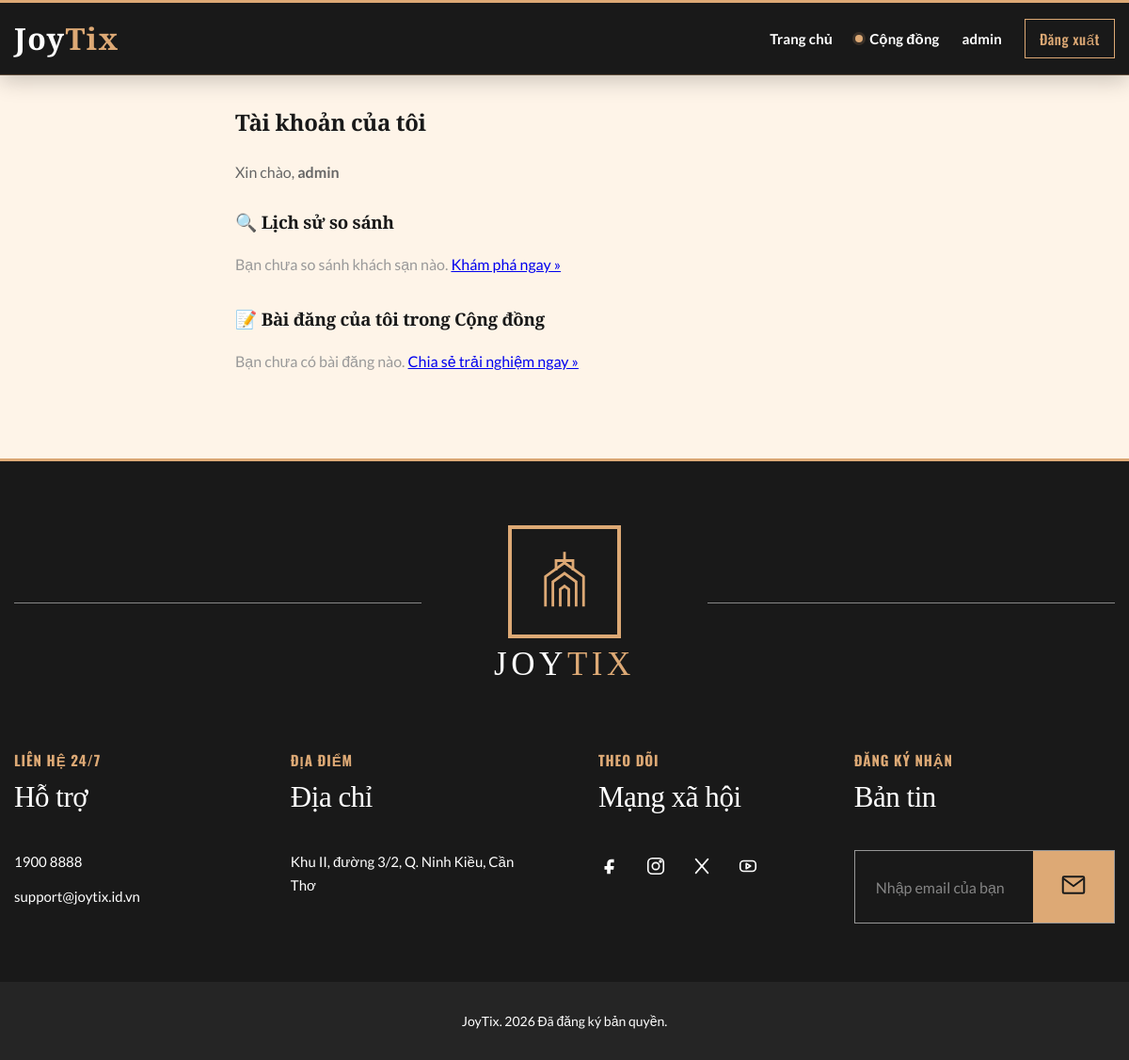
Before: /profile.php (signed in) with the older database file.
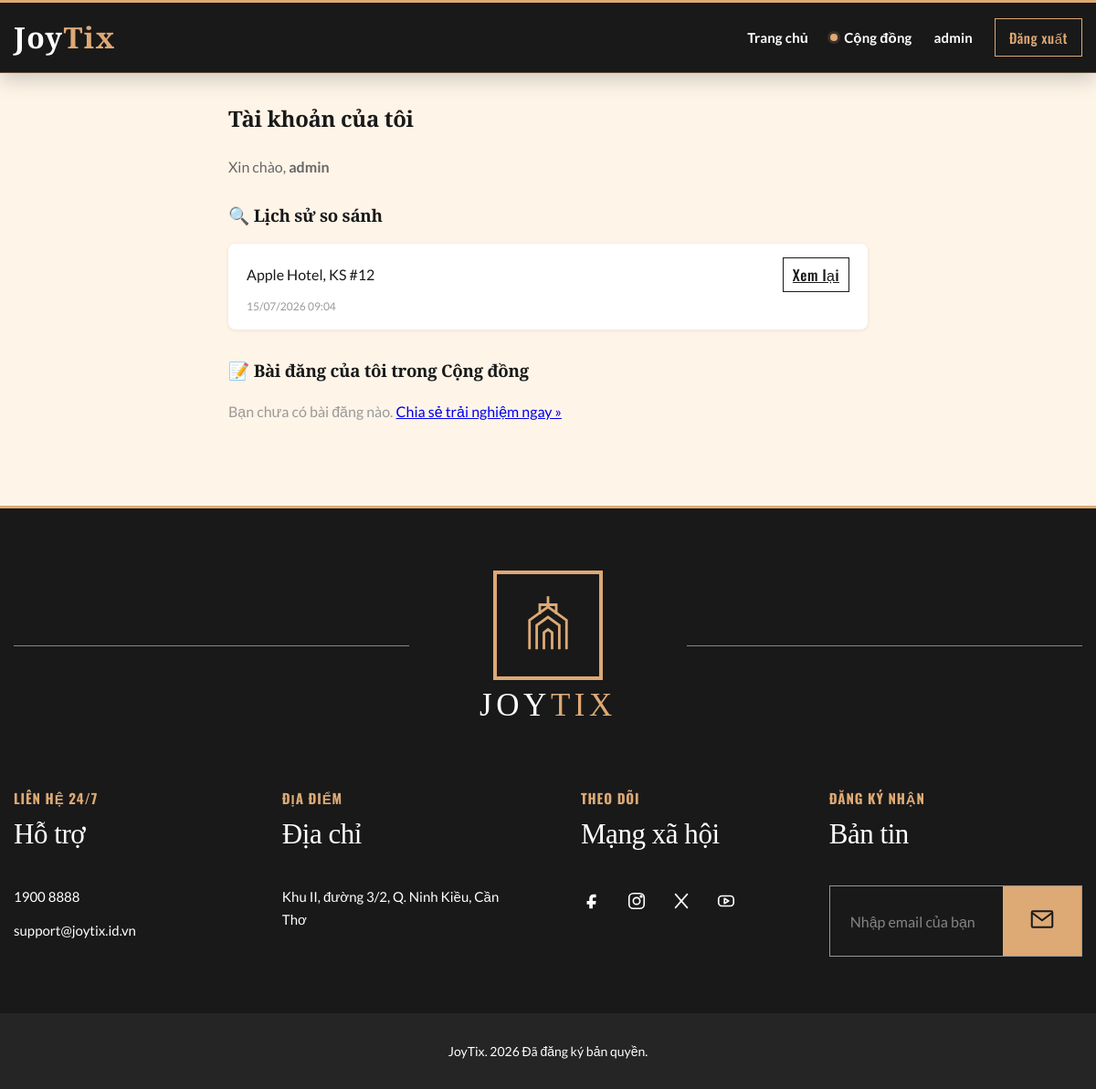
After: the same page with the newer database file.
### tables this page shows
CREATE TABLE `comparison_history` (
  `id` int(11) NOT NULL,
  `user_id` int(11) NOT NULL,
  `hotel_ids` varchar(255) NOT NULL,
  `created_at` timestamp NOT NULL DEFAULT current_timestamp()
);

### profile.php (the view, shortened to what the changed rows need)
<?php
require_once 'includes/db-connect.php';
require_once 'includes/header.php';
$user_id = $_SESSION['user_id'];
$stmt = $pdo->prepare("SELECT * FROM comparison_history WHERE user_id = ? ORDER BY created_at DESC LIMIT 20");
$stmt->execute([$user_id]);
$history_raw = $stmt->fetchAll(PDO::FETCH_ASSOC);
$history = [];
foreach ($history_raw as $item) {
    $ids = array_values(array_unique(array_filter(array_map('trim', explode(',', $item['hotel_ids'])))));
    sort($ids, SORT_NUMERIC);
    $history_key = implode(',', $ids);
    $item['hotel_ids'] = $history_key;
    $history[] = $item;
}
$all_ids = [];
foreach ($history as $h) {
    $all_ids = array_merge($all_ids, explode(',', $h['hotel_ids']));
}
$all_ids = array_unique(array_filter($all_ids));
$hotel_names = [];
if (!empty($all_ids)) {
    $placeholders = implode(',', array_fill(0, count($all_ids), '?'));
    $stmt_names = $pdo->prepare("SELECT id, name FROM hotels WHERE id IN ($placeholders)");
    $stmt_names->execute(array_values($all_ids));
    foreach ($stmt_names->fetchAll(PDO::FETCH_ASSOC) as $row) {
        $hotel_names[$row['id']] = $row['name'];
    }
}
?>
<div style="max-width: 700px; margin: 30px auto;">
    <h2>Tài khoản của tôi</h2>
    <section style="margin-bottom:30px;">
        <h3 style="margin-bottom:15px;">🔍 Lịch sử so sánh</h3>
        <?php if (count($history) > 0): ?>
            <?php foreach ($history as $h):
                $ids = array_filter(explode(',', $h['hotel_ids']));
                $names = array_map(fn($id) => $hotel_names[$id] ?? "KS #$id", $ids);
            ?>
                <div style="background:#fff; padding:15px 20px; border-radius:8px; margin-bottom:12px; box-shadow:0 1px 4px rgba(0,0,0,0.08);">
                    <div style="display:flex; justify-content:space-between; align-items:center; gap:10px;">
                        <span><?= htmlspecialchars(implode(', ', $names)) ?></span>
                        <a href="compare.php?<?= http_build_query(['hotel_ids' => $ids]) ?>" class="btn-outline" style="white-space:nowrap;">Xem lại</a>
                    </div>
                    <div style="font-size:12px; color:#999; margin-top:6px;">
                        <?= date('d/m/Y H:i', strtotime($h['created_at'])) ?>
                    </div>
                </div>
            <?php endforeach; ?>
        <?php else: ?>
            <p style="color:#999;">Bạn chưa so sánh khách sạn nào. <a href="index.php">Khám phá ngay &raquo;</a></p>
        <?php endif; ?>
    </section>
</div>
<?php require_once 'includes/footer.php'; ?>

Changed rows visible on the page:
added comparison_history: hotel_ids "Apple Hotel, KS #12", created_at "15/07/2026 09:04"
Other visible differences:
text no longer shown: "Bạn chưa so sánh khách sạn nào. Khám phá ngay »"
